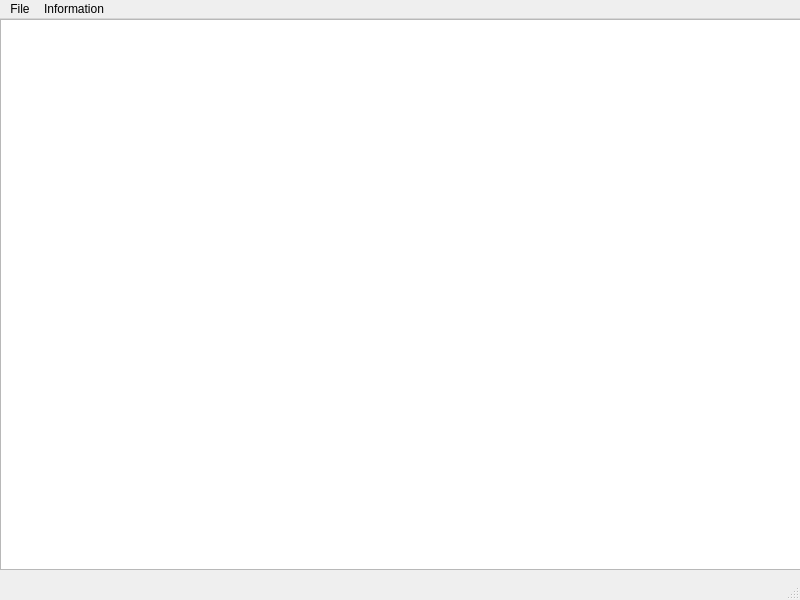
<?xml version="1.0" encoding="UTF-8"?>
<ui version="4.0">
 <class>TextRedactor</class>
 <widget class="QMainWindow" name="TextRedactor">
  <property name="geometry">
   <rect>
    <x>0</x>
    <y>0</y>
    <width>800</width>
    <height>600</height>
   </rect>
  </property>
  <property name="windowTitle">
   <string>TextRedactor</string>
  </property>
  <widget class="QWidget" name="centralwidget">
   <widget class="QTextEdit" name="textEdit">
    <property name="geometry">
     <rect>
      <x>0</x>
      <y>0</y>
      <width>801</width>
      <height>551</height>
     </rect>
    </property>
   </widget>
  </widget>
  <widget class="QMenuBar" name="menubar">
   <property name="geometry">
    <rect>
     <x>0</x>
     <y>0</y>
     <width>800</width>
     <height>21</height>
    </rect>
   </property>
   <widget class="QMenu" name="menuFile">
    <property name="title">
     <string>File</string>
    </property>
   </widget>
   <widget class="QMenu" name="menuInformation">
    <property name="title">
     <string>Information</string>
    </property>
   </widget>
   <addaction name="menuFile"/>
   <addaction name="menuInformation"/>
  </widget>
  <widget class="QStatusBar" name="statusbar"/>
  <action name="actionOpen">
   <property name="text">
    <string>Open</string>
   </property>
   <property name="shortcut">
    <string>Ctrl+O</string>
   </property>
  </action>
  <action name="actionSave">
   <property name="text">
    <string>Save</string>
   </property>
   <property name="shortcut">
    <string>Ctrl+S</string>
   </property>
  </action>
 </widget>
 <resources/>
 <connections/>
</ui>
